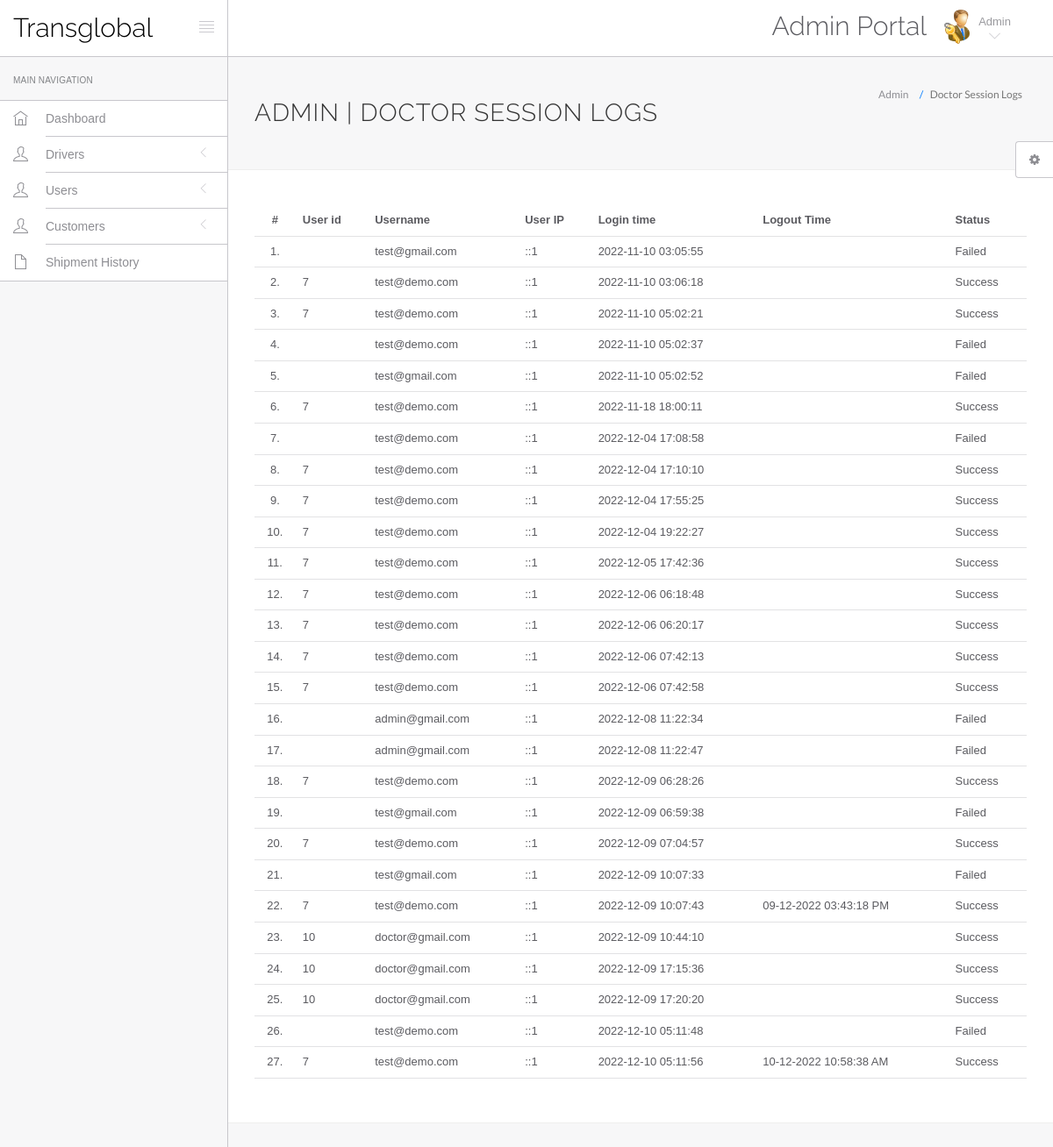
The page /hms/admin/doctor-logs.php (signed in) on the database its author committed.
### tables this page shows
CREATE TABLE IF NOT EXISTS `doctorslog` (
  `id` int(11) NOT NULL AUTO_INCREMENT,
  `uid` int(11) DEFAULT NULL,
  `username` varchar(255) DEFAULT NULL,
  `userip` binary(16) DEFAULT NULL,
  `loginTime` timestamp NULL DEFAULT current_timestamp(),
  `logout` varchar(255) DEFAULT NULL,
  `status` int(11) DEFAULT NULL,
  PRIMARY KEY (`id`)
);

### hms/admin/doctor-logs.php (the view, shortened to what this page needs)
<?php
include('include/config.php');
?>
<!DOCTYPE html>
<html lang="en">
	<head>
		<link rel="stylesheet" href="vendor/bootstrap/css/bootstrap.min.css">
		<link rel="stylesheet" href="vendor/fontawesome/css/font-awesome.min.css">
		<link rel="stylesheet" href="vendor/themify-icons/themify-icons.min.css">
		<link rel="stylesheet" href="assets/css/styles.css">
	</head>
	<body>
		<div id="app">
<?php include('include/sidebar.php');?>
			<div class="app-content">
					<?php include('include/header.php');?>
				<div class="main-content" >
					<div class="wrap-content container" id="container">
						<section id="page-title">
							<div class="row">
								<div class="col-sm-8">
									<h1 class="mainTitle">Admin  | Doctor Session Logs</h1>
																	</div>
								<ol class="breadcrumb">
									<li>
										<span>Admin </span>
									</li>
									<li class="active">
										<span>Doctor Session Logs</span>
									</li>
								</ol>
							</div>
						</section>
						<div class="container-fluid container-fullw bg-white">
									<div class="row">
								<div class="col-md-12">
									<table class="table table-hover" id="sample-table-1">
										<thead>
											<tr>
												<th class="center">#</th>
												<th class="hidden-xs">User id</th>
												<th>Username</th>
												<th>User IP</th>
												<th>Login time</th>
												<th>Logout Time </th>
												<th> Status </th>
											</tr>
										</thead>
										<tbody>
<?php
$sql=mysqli_query($con,"select * from doctorslog ");
$cnt=1;
while($row=mysqli_fetch_array($sql))
{
?>
											<tr>
												<td class="center"><?php echo $cnt;?>.</td>
												<td class="hidden-xs"><?php echo $row['uid'];?></td>
												<td class="hidden-xs"><?php echo $row['username'];?></td>
												<td><?php echo $row['userip'];?></td>
												<td><?php echo $row['loginTime'];?></td>
												<td><?php echo $row['logout'];?>
												</td>
												<td>
<?php if($row['status']==1)
{
	echo "Success";
}
else
{
	echo "Failed";
}?>
</td>
											</tr>
											<?php
$cnt=$cnt+1;
											 }?>
										</tbody>
									</table>
								</div>
							</div>
								</div>
					</div>
				</div>
			</div>
	<?php include('include/setting.php');?>
		</div>
	</body>
</html>

### rows shown on the page
doctorslog: username "test@gmail.com", userip "::1", loginTime "2022-11-10 03:05:55", status "Failed"
doctorslog: uid "7", username "test@demo.com", userip "::1", loginTime "2022-11-10 03:06:18", status "Success"
doctorslog: uid "7", username "test@demo.com", userip "::1", loginTime "2022-11-10 05:02:21", status "Success"
doctorslog: username "test@demo.com", userip "::1", loginTime "2022-11-10 05:02:37", status "Failed"
doctorslog: username "test@gmail.com", userip "::1", loginTime "2022-11-10 05:02:52", status "Failed"
doctorslog: uid "7", username "test@demo.com", userip "::1", loginTime "2022-11-18 18:00:11", status "Success"
doctorslog: username "test@demo.com", userip "::1", loginTime "2022-12-04 17:08:58", status "Failed"
doctorslog: uid "7", username "test@demo.com", userip "::1", loginTime "2022-12-04 17:10:10", status "Success"
doctorslog: uid "7", username "test@demo.com", userip "::1", loginTime "2022-12-04 17:55:25", status "Success"
doctorslog: uid "7", username "test@demo.com", userip "::1", loginTime "2022-12-04 19:22:27", status "Success"
doctorslog: uid "7", username "test@demo.com", userip "::1", loginTime "2022-12-05 17:42:36", status "Success"
doctorslog: uid "7", username "test@demo.com", userip "::1", loginTime "2022-12-06 06:18:48", status "Success"
doctorslog: uid "7", username "test@demo.com", userip "::1", loginTime "2022-12-06 06:20:17", status "Success"
doctorslog: uid "7", username "test@demo.com", userip "::1", loginTime "2022-12-06 07:42:13", status "Success"
doctorslog: uid "7", username "test@demo.com", userip "::1", loginTime "2022-12-06 07:42:58", status "Success"
doctorslog: username "admin@gmail.com", userip "::1", loginTime "2022-12-08 11:22:34", status "Failed"
doctorslog: username "admin@gmail.com", userip "::1", loginTime "2022-12-08 11:22:47", status "Failed"
doctorslog: uid "7", username "test@demo.com", userip "::1", loginTime "2022-12-09 06:28:26", status "Success"
doctorslog: username "test@gmail.com", userip "::1", loginTime "2022-12-09 06:59:38", status "Failed"
doctorslog: uid "7", username "test@demo.com", userip "::1", loginTime "2022-12-09 07:04:57", status "Success"
doctorslog: username "test@gmail.com", userip "::1", loginTime "2022-12-09 10:07:33", status "Failed"
doctorslog: uid "7", username "test@demo.com", userip "::1", loginTime "2022-12-09 10:07:43", logout "09-12-2022 03:43:18 PM", status "Success"
doctorslog: uid "10", username "doctor@gmail.com", userip "::1", loginTime "2022-12-09 10:44:10", status "Success"
doctorslog: uid "10", username "doctor@gmail.com", userip "::1", loginTime "2022-12-09 17:15:36", status "Success"
doctorslog: uid "10", username "doctor@gmail.com", userip "::1", loginTime "2022-12-09 17:20:20", status "Success"
doctorslog: username "test@demo.com", userip "::1", loginTime "2022-12-10 05:11:48", status "Failed"
doctorslog: uid "7", username "test@demo.com", userip "::1", loginTime "2022-12-10 05:11:56", logout "10-12-2022 10:58:38 AM", status "Success"
